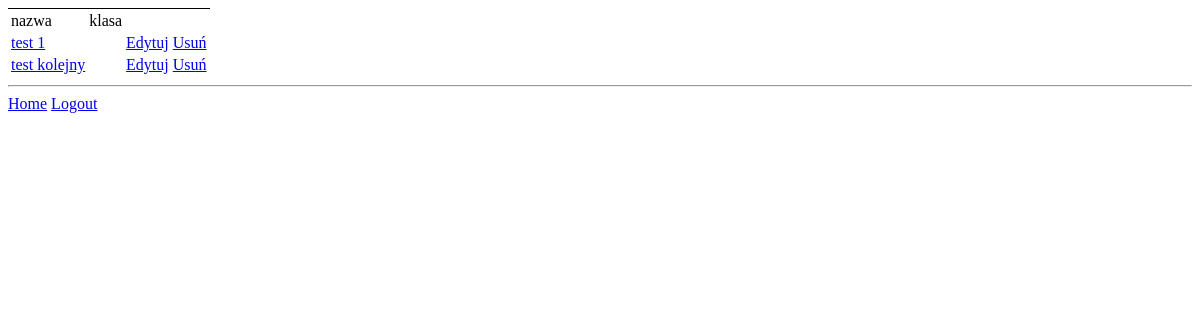
Page /test/list/ (signed in) on the earlier database version.
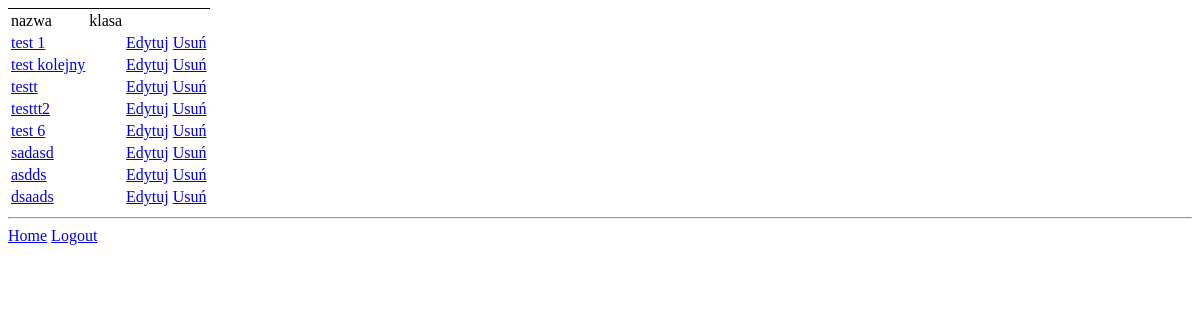
Same page on the later database version.
### tests/models.py (models this page shows, shortened)
class BlankTest(models.Model):
    label = models.CharField(max_length=128, blank=False, null=False)
    teacher = models.ForeignKey(Teacher, on_delete=models.CASCADE)
    students = models.ForeignKey(Class, on_delete=models.CASCADE, null=True)
    is_active = models.BooleanField(default=False)
    countdown = models.DurationField(null=True)
    are_exists_allowed = models.BooleanField(default=True)
    allowed_exits = models.IntegerField(default=0)

### teacher/decorators.py (the view)
    def wrapper_func(request, *args, **kwargs):
        if Teacher.objects.filter(user=request.user):
            if request.user.teacher.is_paid:
                return view_func(request, *args, **kwargs)
        messages.info(request, 'nie masz dostępu do tej funkcji')
        return render(request, 'teacher/access_denied.html')

### tests/views.py (called while the page is built)
@paid_subscription
@teacher_only
def test_list(request):
    tests = BlankTest.objects.filter(teacher=request.user.teacher).all()
    return render(request, 'tests/tests.html', {'tests': tests})

### templates/tests/tests.html (shortened to what this page needs)
{% extends 'base.html' %}
{% block content %}
    <table style="border-top: 1px solid black">
    <tr>
        <td>nazwa</td>
        <td>klasa</td>
        <td></td>
        <td></td>
    </tr>
    {% for test in tests %}
        <tr>
            <td><a href="{% url 'task_list' test.id %}">{{ test.label }}</a></td>
            <td>
            </td>
            <td><a href="{% url 'edit_test' test.id %}">Edytuj</a></td>
            <td><a href="{% url 'delete_test' test.id %}">Usuń</a></td>
        </tr>
    {% endfor %}
    </table>
{% endblock %}

Differences in the rows shown:
added BlankTest: label "testt"
added BlankTest: label "testtt2"
added BlankTest: label "test 6"
added BlankTest: label "sadasd"
added BlankTest: label "asdds"
added BlankTest: label "dsaads"
